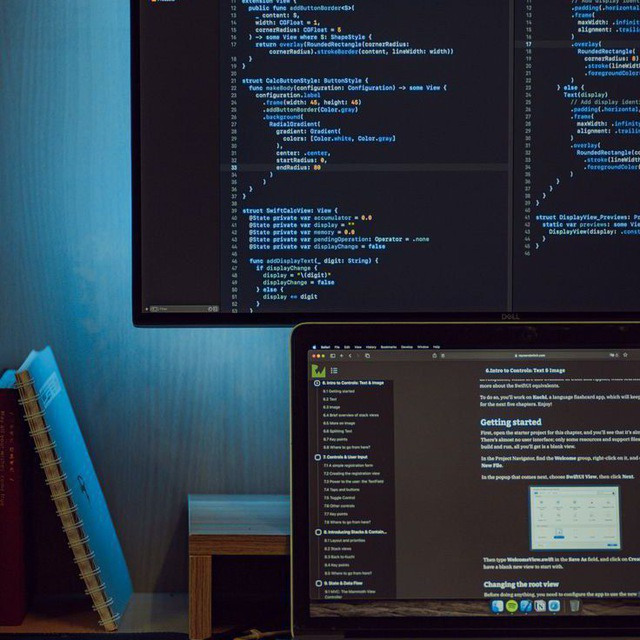
#> input picture level1/example.jpg, 640 x 640 px, found by its file name
$ python threshholding.py
#> lines starting #> are read from the running program, lines starting #| are printed output that depends on the picture; after the words box and inside, x2 and y2 are one past the last pixel; in counts of white or black regions, pixels touching at a corner belong together
import cv2

#read image with grayscale
img = cv2.imread('level1\example.jpg' ,cv2.IMREAD_GRAYSCALE)
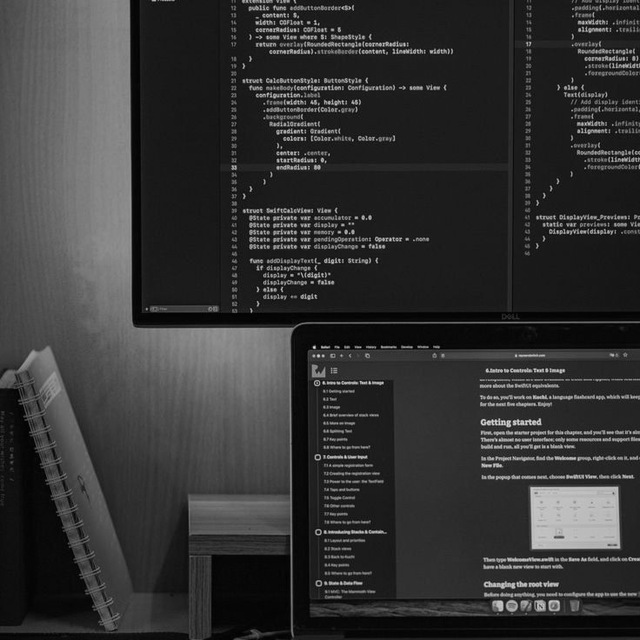
#> img: shape (640, 640); min 0, max 230, mean 51.9

#trshold image
_,thresh = cv2.threshold(img,50,200,cv2.THRESH_BINARY)
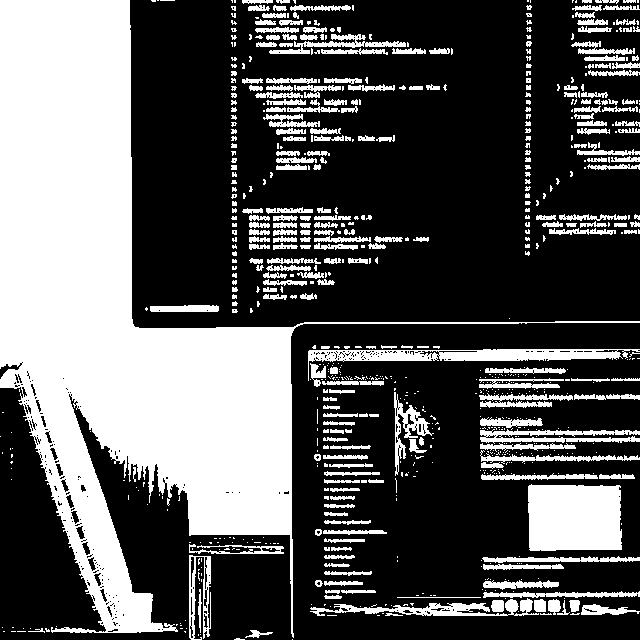
#> thresh: shape (640, 640); values 0 (black) and 200 (white), 34.6% white; 779 white regions (505 under 20 px), largest, box (x1, y1, x2, y2) and area: (0, 0, 640, 638) 96904, (528, 484, 622, 551) 5990, (308, 349, 640, 381) 3158


#adaptive thresholding
adaptiveThresha = cv2.adaptiveThreshold(img, 255,
                                      cv2.ADAPTIVE_THRESH_MEAN_C,
                                      cv2.THRESH_BINARY_INV,
                                      7, 3)
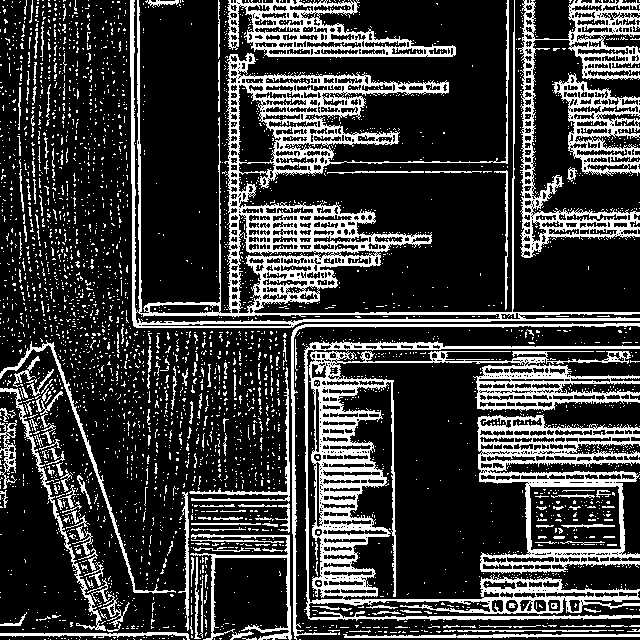
#> adaptiveThresha: shape (640, 640); 22.8% white; 3613 white regions (3434 under 20 px), largest, box (x1, y1, x2, y2) and area: (130, 0, 640, 328) 22098, (304, 340, 640, 621) 19757, (477, 414, 640, 574) 7965

#show images
cv2.imshow('image',img)
cv2.imshow('thresh1',thresh)
cv2.imshow('thresh2',adaptiveThresha)
cv2.waitKey(0)
cv2.destroyAllWindows()

#save images
cv2.imwrite('level2/outputs/thresh.jpg',thresh)
cv2.imwrite('level2/outputs/adaptiveThresha.jpg',adaptiveThresha)
